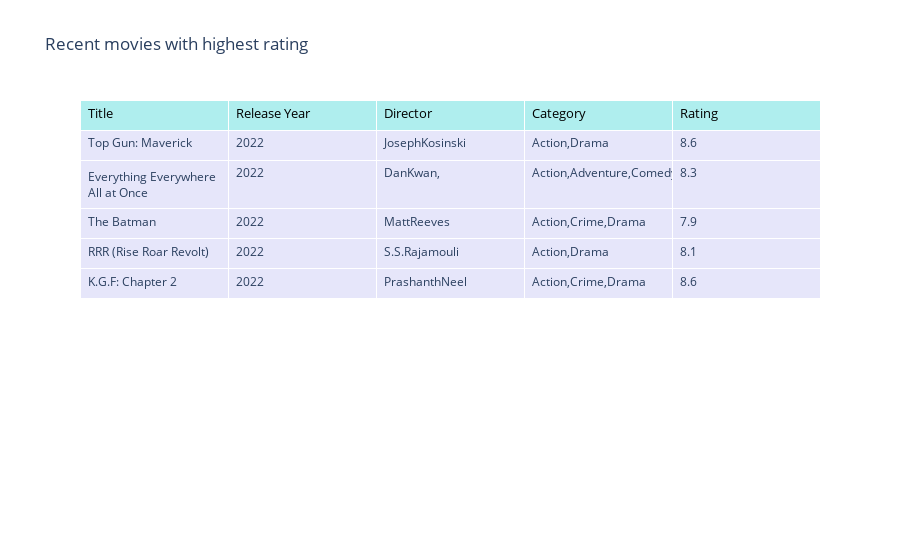

Notebook code for this chart:
### Code cell
fig = go.Figure(data=[go.Table(header=dict(values=['Title', 'Release Year','Director', 'Category', 'Rating'],fill_color='paleturquoise',height=30,align='left',font=dict(color='black', size=13)),
                              cells = dict(values=[recentmovie['Title'], recentmovie['ReleaseYear'],recentmovie['Director'], recentmovie['Category'], recentmovie['IMDb-Rating']],fill_color='lavender',height=30,align='left'))])
fig.update_layout(title_text="Recent movies with highest rating")
fig.show()

### Figure 1 — Plotly figure (JSON) as saved in the notebook; plotly's stock layout.template omitted (floating-point values rounded to 4 significant figures)
{"data": [{"cells": {"align": "left", "fill": {"color": "lavender"}, "height": 30, "values": [["Top Gun: Maverick", "Everything Everywhere All at Once", "The Batman", "RRR (Rise Roar Revolt)", "K.G.F: Chapter 2"], [2022, 2022, 2022, 2022, 2022], ["JosephKosinski", "DanKwan,", "MattReeves", "S.S.Rajamouli", "PrashanthNeel"], ["Action,Drama", "Action,Adventure,Comedy", "Action,Crime,Drama", "Action,Drama", "Action,Crime,Drama"], [8.6, 8.3, 7.9, 8.1, 8.6]]}, "header": {"align": "left", "fill": {"color": "paleturquoise"}, "font": {"color": "black", "size": 13}, "height": 30, "values": ["Title", "Release Year", "Director", "Category", "Rating"]}, "type": "table"}], "layout": {"title": {"text": "Recent movies with highest rating"}}}
